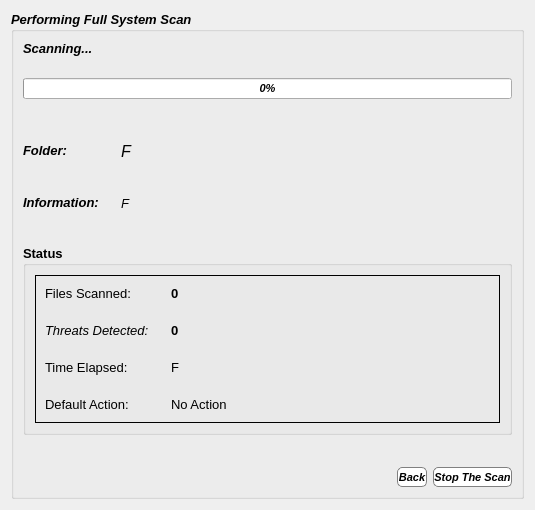
           <widget class="QWidget" name="page_7">
            <layout class="QGridLayout" name="gridLayout_14">
             <item row="0" column="0">
              <widget class="QGroupBox" name="scanningTab">
               <property name="font">
                <font>
                 <pointsize>10</pointsize>
                 <weight>75</weight>
                 <italic>true</italic>
                 <bold>true</bold>
                 <underline>false</underline>
                 <strikeout>false</strikeout>
                 <kerning>true</kerning>
                </font>
               </property>
               <property name="title">
                <string>Performing Full System Scan</string>
               </property>
               <layout class="QGridLayout" name="gridLayout_15">
                <property name="verticalSpacing">
                 <number>32</number>
                </property>
                <item row="3" column="1">
                 <widget class="QPushButton" name="backButton">
                  <property name="sizePolicy">
                   <sizepolicy hsizetype="Preferred" vsizetype="Minimum">
                    <horstretch>0</horstretch>
                    <verstretch>0</verstretch>
                   </sizepolicy>
                  </property>
                  <property name="font">
                   <font>
                    <family>Segoe UI</family>
                    <pointsize>8</pointsize>
                    <weight>75</weight>
                    <bold>true</bold>
                   </font>
                  </property>
                  <property name="cursor">
                   <cursorShape>PointingHandCursor</cursorShape>
                  </property>
                  <property name="statusTip">
                   <string>Back to Main</string>
                  </property>
                  <property name="styleSheet">
                   <string notr="true">QPushButton:hover:!pressed
{
  border: 1px solid green;
}
QPushButton:pressed
{
  background-color: lightgreen;
}
QPushButton
{
background-color: white;
    border-width: 1px;
    border-radius: 5px;
border: 1px solid grey;
}
</string>
                  </property>
                  <property name="text">
                   <string>Back</string>
                  </property>
                 </widget>
                </item>
                <item row="1" column="0" colspan="3">
                 <layout class="QGridLayout" name="gridLayout_12">
                  <property name="verticalSpacing">
                   <number>22</number>
                  </property>
                  <item row="1" column="0">
                   <widget class="QLabel" name="label_17">
                    <property name="sizePolicy">
                     <sizepolicy hsizetype="Maximum" vsizetype="Maximum">
                      <horstretch>0</horstretch>
                      <verstretch>0</verstretch>
                     </sizepolicy>
                    </property>
                    <property name="minimumSize">
                     <size>
                      <width>98</width>
                      <height>0</height>
                     </size>
                    </property>
                    <property name="maximumSize">
                     <size>
                      <width>98</width>
                      <height>16777215</height>
                     </size>
                    </property>
                    <property name="font">
                     <font>
                      <family>Segoe UI</family>
                      <pointsize>10</pointsize>
                      <weight>75</weight>
                      <bold>true</bold>
                     </font>
                    </property>
                    <property name="text">
                     <string>Information:</string>
                    </property>
                   </widget>
                  </item>
                  <item row="0" column="0">
                   <widget class="QLabel" name="label_16">
                    <property name="sizePolicy">
                     <sizepolicy hsizetype="Maximum" vsizetype="Maximum">
                      <horstretch>0</horstretch>
                      <verstretch>0</verstretch>
                     </sizepolicy>
                    </property>
                    <property name="minimumSize">
                     <size>
                      <width>98</width>
                      <height>0</height>
                     </size>
                    </property>
                    <property name="maximumSize">
                     <size>
                      <width>98</width>
                      <height>16777215</height>
                     </size>
                    </property>
                    <property name="font">
                     <font>
                      <family>Segoe UI</family>
                      <pointsize>10</pointsize>
                      <weight>75</weight>
                      <bold>true</bold>
                     </font>
                    </property>
                    <property name="text">
                     <string>Folder:</string>
                    </property>
                   </widget>
                  </item>
                  <item row="0" column="1" colspan="2">
                   <widget class="QLabel" name="currentFolderLabel">
                    <property name="sizePolicy">
                     <sizepolicy hsizetype="Preferred" vsizetype="Maximum">
                      <horstretch>0</horstretch>
                      <verstretch>0</verstretch>
                     </sizepolicy>
                    </property>
                    <property name="minimumSize">
                     <size>
                      <width>0</width>
                      <height>40</height>
                     </size>
                    </property>
                    <property name="maximumSize">
                     <size>
                      <width>16777215</width>
                      <height>40</height>
                     </size>
                    </property>
                    <property name="font">
                     <font>
                      <family>Segoe UI</family>
                      <pointsize>12</pointsize>
                      <weight>50</weight>
                      <bold>false</bold>
                     </font>
                    </property>
                    <property name="text">
                     <string>F</string>
                    </property>
                    <property name="wordWrap">
                     <bool>true</bool>
                    </property>
                   </widget>
                  </item>
                  <item row="1" column="1" colspan="2">
                   <widget class="QLabel" name="currentFileLabel">
                    <property name="sizePolicy">
                     <sizepolicy hsizetype="Preferred" vsizetype="Maximum">
                      <horstretch>0</horstretch>
                      <verstretch>0</verstretch>
                     </sizepolicy>
                    </property>
                    <property name="minimumSize">
                     <size>
                      <width>0</width>
                      <height>20</height>
                     </size>
                    </property>
                    <property name="maximumSize">
                     <size>
                      <width>16777215</width>
                      <height>40</height>
                     </size>
                    </property>
                    <property name="font">
                     <font>
                      <family>Segoe UI</family>
                      <pointsize>10</pointsize>
                      <weight>50</weight>
                      <bold>false</bold>
                     </font>
                    </property>
                    <property name="text">
                     <string>F</string>
                    </property>
                    <property name="wordWrap">
                     <bool>true</bool>
                    </property>
                   </widget>
                  </item>
                 </layout>
                </item>
                <item row="0" column="0" colspan="3">
                 <layout class="QGridLayout" name="gridLayout_13">
                  <property name="verticalSpacing">
                   <number>22</number>
                  </property>
                  <item row="1" column="0">
                   <widget class="QProgressBar" name="scanningProgressbar">
                    <property name="sizePolicy">
                     <sizepolicy hsizetype="Expanding" vsizetype="Maximum">
                      <horstretch>0</horstretch>
                      <verstretch>0</verstretch>
                     </sizepolicy>
                    </property>
                    <property name="font">
                     <font>
                      <family>Segoe UI</family>
                      <pointsize>8</pointsize>
                     </font>
                    </property>
                    <property name="layoutDirection">
                     <enum>Qt::LeftToRight</enum>
                    </property>
                    <property name="value">
                     <number>0</number>
                    </property>
                    <property name="alignment">
                     <set>Qt::AlignCenter</set>
                    </property>
                    <property name="textVisible">
                     <bool>true</bool>
                    </property>
                    <property name="textDirection">
                     <enum>QProgressBar::TopToBottom</enum>
                    </property>
                   </widget>
                  </item>
                  <item row="0" column="0">
                   <widget class="QLabel" name="scanningStatus">
                    <property name="sizePolicy">
                     <sizepolicy hsizetype="Preferred" vsizetype="Maximum">
                      <horstretch>0</horstretch>
                      <verstretch>0</verstretch>
                     </sizepolicy>
                    </property>
                    <property name="font">
                     <font>
                      <family>Segoe UI</family>
                      <pointsize>10</pointsize>
                     </font>
                    </property>
                    <property name="text">
                     <string>Scanning...</string>
                    </property>
                   </widget>
                  </item>
                 </layout>
                </item>
                <item row="2" column="0" colspan="3">
                 <widget class="QGroupBox" name="groupBox">
                  <property name="sizePolicy">
                   <sizepolicy hsizetype="Preferred" vsizetype="Preferred">
                    <horstretch>0</horstretch>
                    <verstretch>0</verstretch>
                   </sizepolicy>
                  </property>
                  <property name="font">
                   <font>
                    <family>Segoe UI</family>
                    <pointsize>10</pointsize>
                    <weight>75</weight>
                    <italic>false</italic>
                    <bold>true</bold>
                   </font>
                  </property>
                  <property name="title">
                   <string>Status</string>
                  </property>
                  <layout class="QGridLayout" name="gridLayout_10">
                   <item row="0" column="0">
                    <widget class="QFrame" name="frame_2">
                     <property name="sizePolicy">
                      <sizepolicy hsizetype="Preferred" vsizetype="Preferred">
                       <horstretch>0</horstretch>
                       <verstretch>0</verstretch>
                      </sizepolicy>
                     </property>
                     <property name="font">
                      <font>
                       <family>Segoe UI</family>
                       <pointsize>10</pointsize>
                      </font>
                     </property>
                     <property name="frameShape">
                      <enum>QFrame::Box</enum>
                     </property>
                     <property name="frameShadow">
                      <enum>QFrame::Plain</enum>
                     </property>
                     <property name="lineWidth">
                      <number>1</number>
                     </property>
                     <property name="midLineWidth">
                      <number>0</number>
                     </property>
                     <layout class="QGridLayout" name="gridLayout_11">
                      <property name="horizontalSpacing">
                       <number>6</number>
                      </property>
                      <property name="verticalSpacing">
                       <number>20</number>
                      </property>
                      <item row="0" column="0">
                       <widget class="QLabel" name="label_19">
                        <property name="sizePolicy">
                         <sizepolicy hsizetype="Preferred" vsizetype="Maximum">
                          <horstretch>0</horstretch>
                          <verstretch>0</verstretch>
                         </sizepolicy>
                        </property>
                        <property name="minimumSize">
                         <size>
                          <width>0</width>
                          <height>17</height>
                         </size>
                        </property>
                        <property name="maximumSize">
                         <size>
                          <width>120</width>
                          <height>16777215</height>
                         </size>
                        </property>
                        <property name="font">
                         <font>
                          <family>Segoe UI</family>
                          <pointsize>10</pointsize>
                          <weight>50</weight>
                          <italic>false</italic>
                          <bold>false</bold>
                         </font>
                        </property>
                        <property name="text">
                         <string>Files Scanned: </string>
                        </property>
                       </widget>
                      </item>
                      <item row="2" column="1">
                       <widget class="QLabel" name="timeElapsedLabel">
                        <property name="sizePolicy">
                         <sizepolicy hsizetype="Preferred" vsizetype="Maximum">
                          <horstretch>0</horstretch>
                          <verstretch>0</verstretch>
                         </sizepolicy>
                        </property>
                        <property name="minimumSize">
                         <size>
                          <width>0</width>
                          <height>17</height>
                         </size>
                        </property>
                        <property name="font">
                         <font>
                          <family>Segoe UI</family>
                          <pointsize>10</pointsize>
                          <weight>50</weight>
                          <italic>false</italic>
                          <bold>false</bold>
                         </font>
                        </property>
                        <property name="text">
                         <string>F</string>
                        </property>
                       </widget>
                      </item>
                      <item row="4" column="1">
                       <widget class="QLabel" name="actionTakenLabel">
                        <property name="sizePolicy">
                         <sizepolicy hsizetype="Preferred" vsizetype="Maximum">
                          <horstretch>0</horstretch>
                          <verstretch>0</verstretch>
                         </sizepolicy>
                        </property>
                        <property name="minimumSize">
                         <size>
                          <width>0</width>
                          <height>17</height>
                         </size>
                        </property>
                        <property name="font">
                         <font>
                          <family>Segoe UI</family>
                          <pointsize>10</pointsize>
                          <weight>50</weight>
                          <italic>false</italic>
                          <bold>false</bold>
                         </font>
                        </property>
                        <property name="statusTip">
                         <string>Default action can be changed in settings</string>
                        </property>
                        <property name="text">
                         <string>No Action</string>
                        </property>
                       </widget>
                      </item>
                      <item row="2" column="0">
                       <widget class="QLabel" name="label_21">
                        <property name="sizePolicy">
                         <sizepolicy hsizetype="Preferred" vsizetype="Maximum">
                          <horstretch>0</horstretch>
                          <verstretch>0</verstretch>
                         </sizepolicy>
                        </property>
                        <property name="minimumSize">
                         <size>
                          <width>0</width>
                          <height>17</height>
                         </size>
                        </property>
                        <property name="maximumSize">
                         <size>
                          <width>120</width>
                          <height>16777215</height>
                         </size>
                        </property>
                        <property name="font">
                         <font>
                          <family>Segoe UI</family>
                          <pointsize>10</pointsize>
                          <weight>50</weight>
                          <italic>false</italic>
                          <bold>false</bold>
                         </font>
                        </property>
                        <property name="text">
                         <string>Time Elapsed: </string>
                        </property>
                       </widget>
                      </item>
                      <item row="1" column="1">
                       <widget class="QLabel" name="threatsDetectedLabel">
                        <property name="sizePolicy">
                         <sizepolicy hsizetype="Preferred" vsizetype="Maximum">
                          <horstretch>0</horstretch>
                          <verstretch>0</verstretch>
                         </sizepolicy>
                        </property>
                        <property name="minimumSize">
                         <size>
                          <width>0</width>
                          <height>17</height>
                         </size>
                        </property>
                        <property name="font">
                         <font>
                          <family>Segoe UI</family>
                          <pointsize>10</pointsize>
                          <weight>75</weight>
                          <italic>false</italic>
                          <bold>true</bold>
                         </font>
                        </property>
                        <property name="statusTip">
                         <string>See detailed reports in settings.</string>
                        </property>
                        <property name="text">
                         <string>0</string>
                        </property>
                       </widget>
                      </item>
                      <item row="0" column="1">
                       <widget class="QLabel" name="filesScannedLabel">
                        <property name="sizePolicy">
                         <sizepolicy hsizetype="Preferred" vsizetype="Maximum">
                          <horstretch>0</horstretch>
                          <verstretch>0</verstretch>
                         </sizepolicy>
                        </property>
                        <property name="minimumSize">
                         <size>
                          <width>0</width>
                          <height>17</height>
                         </size>
                        </property>
                        <property name="font">
                         <font>
                          <family>Segoe UI</family>
                          <pointsize>10</pointsize>
                          <weight>75</weight>
                          <italic>false</italic>
                          <bold>true</bold>
                         </font>
                        </property>
                        <property name="statusTip">
                         <string>Total files Scanned</string>
                        </property>
                        <property name="text">
                         <string>0</string>
                        </property>
                       </widget>
                      </item>
                      <item row="1" column="0">
                       <widget class="QLabel" name="label_20">
                        <property name="sizePolicy">
                         <sizepolicy hsizetype="Preferred" vsizetype="Maximum">
                          <horstretch>0</horstretch>
                          <verstretch>0</verstretch>
                         </sizepolicy>
                        </property>
                        <property name="minimumSize">
                         <size>
                          <width>0</width>
                          <height>17</height>
                         </size>
                        </property>
                        <property name="maximumSize">
                         <size>
                          <width>120</width>
                          <height>16777215</height>
                         </size>
                        </property>
                        <property name="font">
                         <font>
                          <family>Segoe UI</family>
                          <pointsize>10</pointsize>
                          <weight>50</weight>
                          <italic>true</italic>
                          <bold>false</bold>
                         </font>
                        </property>
                        <property name="text">
                         <string>Threats Detected: </string>
                        </property>
                       </widget>
                      </item>
                      <item row="4" column="0">
                       <widget class="QLabel" name="label_18">
                        <property name="sizePolicy">
                         <sizepolicy hsizetype="Preferred" vsizetype="Maximum">
                          <horstretch>0</horstretch>
                          <verstretch>0</verstretch>
                         </sizepolicy>
                        </property>
                        <property name="minimumSize">
                         <size>
                          <width>0</width>
                          <height>17</height>
                         </size>
                        </property>
                        <property name="font">
                         <font>
                          <family>Segoe UI</family>
                          <pointsize>10</pointsize>
                          <weight>50</weight>
                          <italic>false</italic>
                          <bold>false</bold>
                         </font>
                        </property>
                        <property name="text">
                         <string>Default Action: </string>
                        </property>
                       </widget>
                      </item>
                     </layout>
                    </widget>
                   </item>
                  </layout>
                 </widget>
                </item>
                <item row="3" column="2">
                 <widget class="QPushButton" name="stopScanButton">
                  <property name="sizePolicy">
                   <sizepolicy hsizetype="Preferred" vsizetype="Minimum">
                    <horstretch>0</horstretch>
                    <verstretch>0</verstretch>
                   </sizepolicy>
                  </property>
                  <property name="font">
                   <font>
                    <pointsize>8</pointsize>
                    <weight>75</weight>
                    <bold>true</bold>
                   </font>
                  </property>
                  <property name="cursor">
                   <cursorShape>PointingHandCursor</cursorShape>
                  </property>
                  <property name="statusTip">
                   <string>Abort Scan</string>
                  </property>
                  <property name="styleSheet">
                   <string notr="true">QPushButton:hover:!pressed
{
  border: 1px solid red;
background-color:rgb(243, 98, 14);
color:white;

}
QPushButton
{
background-color: white;
    border-width: 1px;
    border-radius: 5px;
border: 1px solid grey;
}
</string>
                  </property>
                  <property name="text">
                   <string>Stop The Scan</string>
                  </property>
                  <property name="iconSize">
                   <size>
                    <width>0</width>
                    <height>0</height>
                   </size>
                  </property>
                 </widget>
                </item>
                <item row="3" column="0">
                 <spacer name="horizontalSpacer_14">
                  <property name="orientation">
                   <enum>Qt::Horizontal</enum>
                  </property>
                  <property name="sizeType">
                   <enum>QSizePolicy::Maximum</enum>
                  </property>
                  <property name="sizeHint" stdset="0">
                   <size>
                    <width>368</width>
                    <height>20</height>
                   </size>
                  </property>
                 </spacer>
                </item>
               </layout>
              </widget>
             </item>
            </layout>
           </widget>
